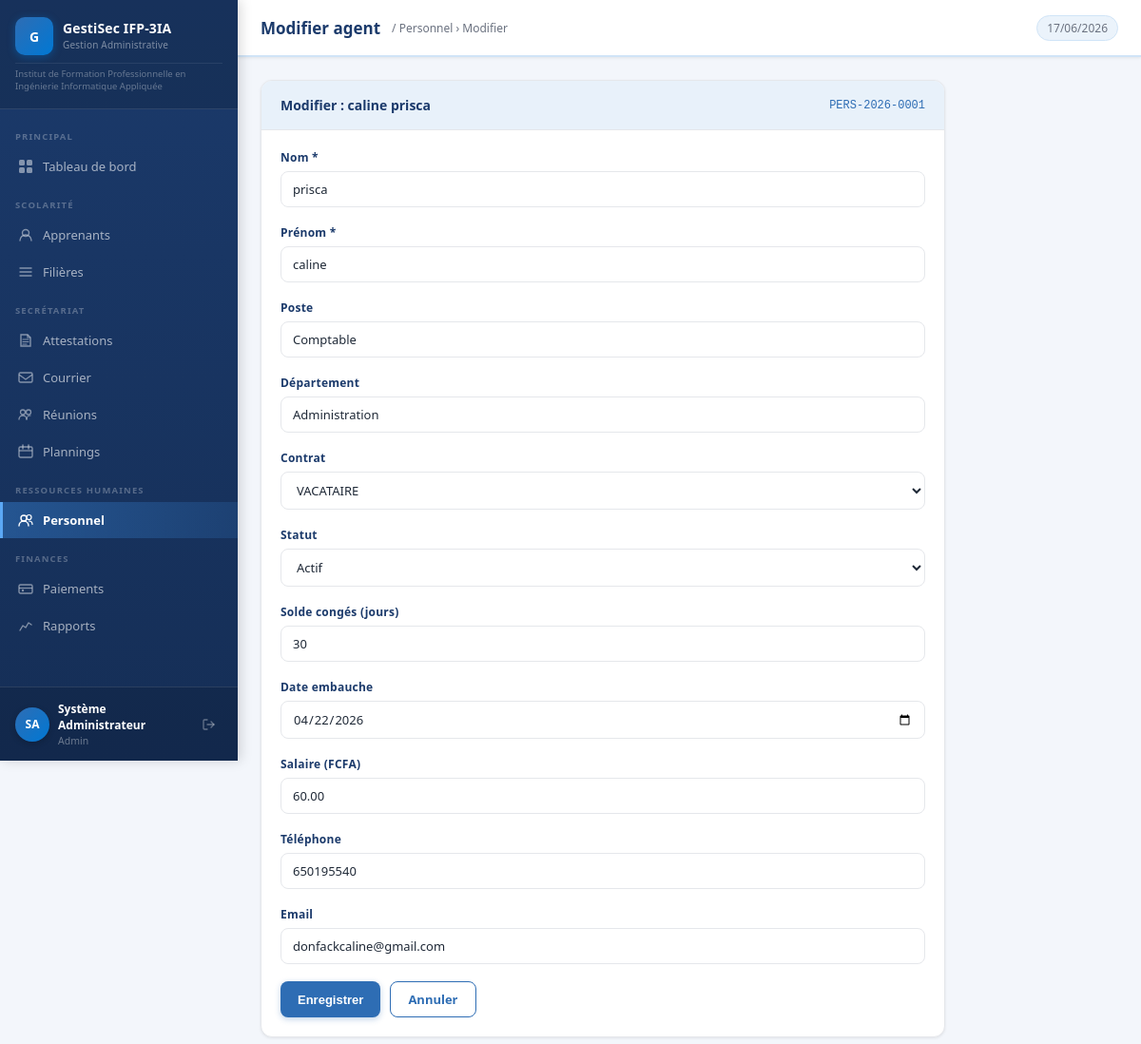
Screenshot of /modules/personnel/edit.php?id=1 (signed in) with the database file from the repository.
### tables this page shows
CREATE TABLE `personnel` (
  `id` int(11) NOT NULL,
  `matricule` varchar(30) NOT NULL,
  `nom` varchar(100) NOT NULL,
  `prenom` varchar(100) NOT NULL,
  `poste` varchar(100) NOT NULL,
  `departement` varchar(100) DEFAULT NULL,
  `type_contrat` enum('CDI','CDD','vacataire','stage') DEFAULT 'CDI',
  `telephone` varchar(20) DEFAULT NULL,
  `email` varchar(150) DEFAULT NULL,
  `date_embauche` date DEFAULT NULL,
  `salaire` decimal(12,2) DEFAULT 0.00,
  `solde_conge` int(11) DEFAULT 30,
  `statut` enum('actif','inactif') DEFAULT 'actif',
  `created_at` datetime DEFAULT current_timestamp()
);

### includes/auth.php (called while the page is built, shortened)
<?php
function clean(string $val): string {
    return htmlspecialchars(trim($val), ENT_QUOTES, 'UTF-8');
}

### modules/personnel/edit.php (the view, shortened to what this page needs)
<?php
require_once __DIR__ . '/../../includes/auth.php';
$db = getDB();
$id = (int)($_GET['id']??0);
$stmt=$db->prepare("SELECT * FROM personnel WHERE id=?");$stmt->execute([$id]);$agent=$stmt->fetch();
$breadcrumb='<a href="index.php">Personnel</a> › Modifier';
require_once __DIR__ . '/../../includes/header.php';
?>
<div style="max-width:720px">
<div class="card">
  <div class="card-header"><h2>Modifier : <?= clean($agent['prenom'].' '.$agent['nom']) ?></h2><code style="font-size:12px;color:var(--blue-mid)"><?= clean($agent['matricule']) ?></code></div>
  <div class="card-body">
    <form method="POST">
      <div class="form-grid-2">
        <div class="form-group"><label class="form-label">Nom *</label><input type="text" name="nom" class="form-control" value="<?= clean($agent['nom']) ?>" required></div>
        <div class="form-group"><label class="form-label">Prénom *</label><input type="text" name="prenom" class="form-control" value="<?= clean($agent['prenom']) ?>" required></div>
      </div>
      <div class="form-grid-2">
        <div class="form-group"><label class="form-label">Poste</label><input type="text" name="poste" class="form-control" value="<?= clean($agent['poste']) ?>"></div>
        <div class="form-group"><label class="form-label">Département</label><input type="text" name="departement" class="form-control" value="<?= clean($agent['departement']) ?>"></div>
      </div>
      <div class="form-grid-3">
        <div class="form-group">
          <label class="form-label">Contrat</label>
          <select name="type_contrat" class="form-control">
            <?php foreach(['CDI','CDD','vacataire','stage'] as $ct): ?>
            <option value="<?= $ct ?>" <?= $agent['type_contrat']===$ct?'selected':'' ?>><?= strtoupper($ct) ?></option>
            <?php endforeach; ?>
          </select>
        </div>
        <div class="form-group">
          <label class="form-label">Statut</label>
          <select name="statut" class="form-control">
            <option value="actif"   <?= $agent['statut']==='actif'?'selected':'' ?>>Actif</option>
          </select>
        </div>
        <div class="form-group"><label class="form-label">Solde congés (jours)</label><input type="number" name="solde_conge" class="form-control" value="<?= $agent['solde_conge'] ?>" min="0"></div>
      </div>
      <div class="form-grid-3">
        <div class="form-group"><label class="form-label">Date embauche</label><input type="date" name="date_embauche" class="form-control" value="<?= $agent['date_embauche'] ?>"></div>
        <div class="form-group"><label class="form-label">Salaire (FCFA)</label><input type="number" name="salaire" class="form-control" value="<?= $agent['salaire'] ?>"></div>
        <div class="form-group"><label class="form-label">Téléphone</label><input type="text" name="telephone" class="form-control" value="<?= clean($agent['telephone']) ?>"></div>
      </div>
      <div class="form-group"><label class="form-label">Email</label><input type="email" name="email" class="form-control" value="<?= clean($agent['email']) ?>"></div>
      <div style="display:flex;gap:10px;margin-top:8px">
        <button type="submit" class="btn btn-primary">Enregistrer</button>
        <a href="index.php" class="btn btn-outline">Annuler</a>
      </div>
    </form>
  </div>
</div>
</div>
<?php require_once __DIR__ . '/../../includes/footer.php'; ?>

### assets/css/style.css (style rules this page uses)
*, *::before, *::after { box-sizing: border-box; margin: 0; padding: 0; }
:root { --blue-dark: #1B3A6B; --blue-mid: #2E6DB4; --blue-accent: #0078D4; --blue-light: #D0E4F7; --blue-pale: #EBF3FB; --blue-stripe: #E8F1FA; --gray-dark: #1F2937; --gray-mid: #6B7280; --gray-light: #E5E7EB; --gray-pale: #F3F6FB; --white: #FFFFFF; --red: #B91C1C; --green: #15803D; --orange: #C2410C; --yellow: #B45309; --sidebar-w: 250px; --topbar-h: 60px; --radius: 8px; --radius-lg: 12px; --shadow-sm: 0 1px 3px rgba(0,0,0,.08); --shadow: 0 2px 8px rgba(0,0,0,.10); --shadow-lg: 0 4px 16px rgba(0,0,0,.12); }
body { font-family: 'Segoe UI', Arial, sans-serif; font-size: 14px; color: var(--gray-dark); background: var(--gray-pale); }
a { text-decoration: none; color: inherit; }
.card { background: var(--white); border-radius: var(--radius-lg); box-shadow: var(--shadow-sm); border: 1px solid var(--gray-light); overflow: hidden; }
.card-header { padding: 16px 20px; border-bottom: 1px solid var(--gray-light); display: flex; align-items: center; justify-content: space-between; background: var(--blue-stripe); }
.card-body { padding: 20px; }
.btn { display: inline-flex; align-items: center; gap: 6px; padding: 9px 18px; border-radius: var(--radius); font-size: 13px; font-weight: 600; cursor: pointer; border: none; transition: all .15s; white-space: nowrap; }
.btn-primary { background: var(--blue-mid); color: #fff; box-shadow: 0 2px 6px rgba(46,109,180,.3); }
.form-group { margin-bottom: 18px; }
.form-label { display: block; font-size: 12px; font-weight: 600; color: var(--blue-dark); margin-bottom: 6px; letter-spacing: .02em; }
.form-control { width: 100%; padding: 9px 12px; border: 1.5px solid var(--gray-light); border-radius: var(--radius); font-size: 13px; color: var(--gray-dark); background: var(--white); transition: border-color .15s, box-shadow .15s; font-family: inherit; }
.form-control::placeholder { color: var(--gray-mid); }
select.form-control { cursor: pointer; }
.btn-outline { background: transparent; color: #2E6DB4; border: 1.5px solid #2E6DB4; }
.card-header h2 { font-size: 14px; font-weight: 700; color: #1B3A6B; margin: 0; }

### rows the page displays
personnel: prenom+nom "caline prisca", matricule "PERS-2026-0001", nom "prisca", prenom "caline", poste "Comptable", departement "Administration", type_contrat "VACATAIRE", statut "Actif", solde_conge "30", date_embauche "04/22/2026", salaire "60.00", telephone "650195540", email "donfackcaline@gmail.com"

### other values shown
APP_NAME "GestiSec IFP-3IA"
APP_FULL_NAME "Institut de Formation Professionnelle en Ingénierie Informatique Appliquée"
substr($user['prenom'],0,1).substr($user['nom'],0,1) "SA"
$user['prenom'] "Système"
$user['nom'] "Administrateur"
$user['role'] "Admin"
$pageTitle "Modifier agent"
